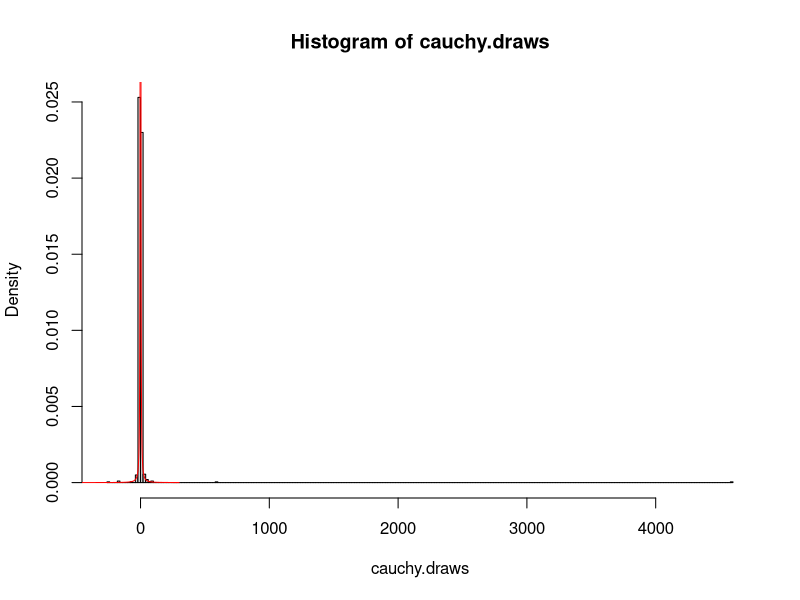
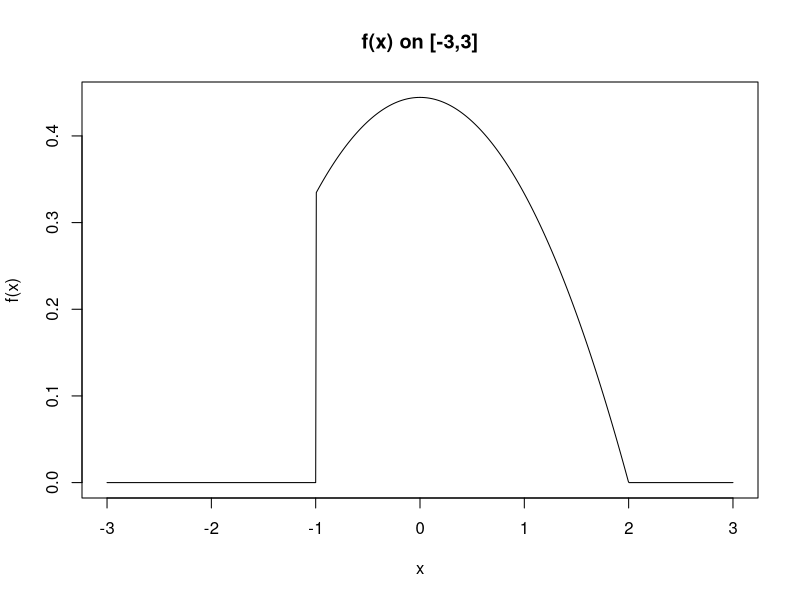
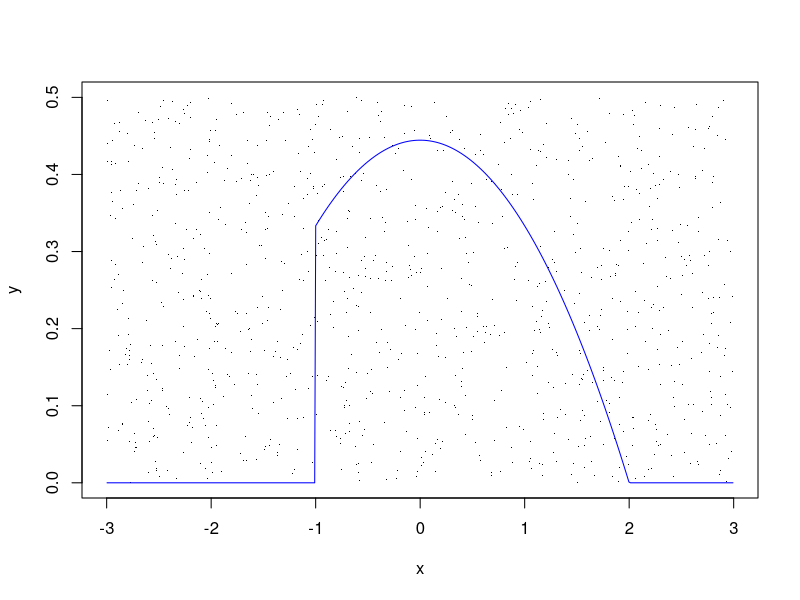
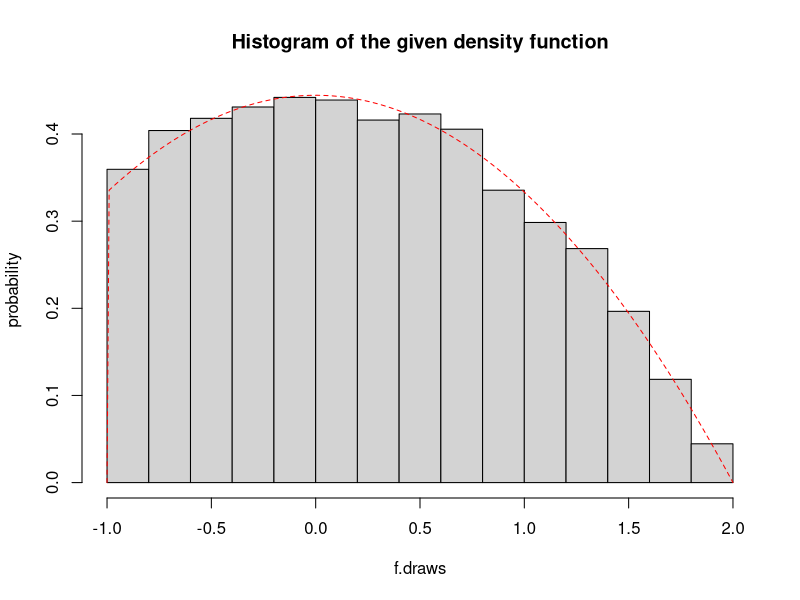
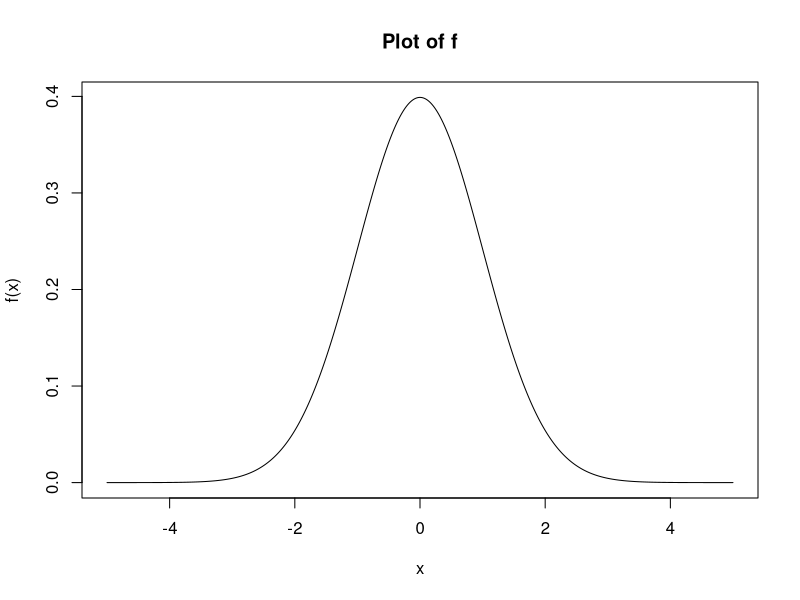
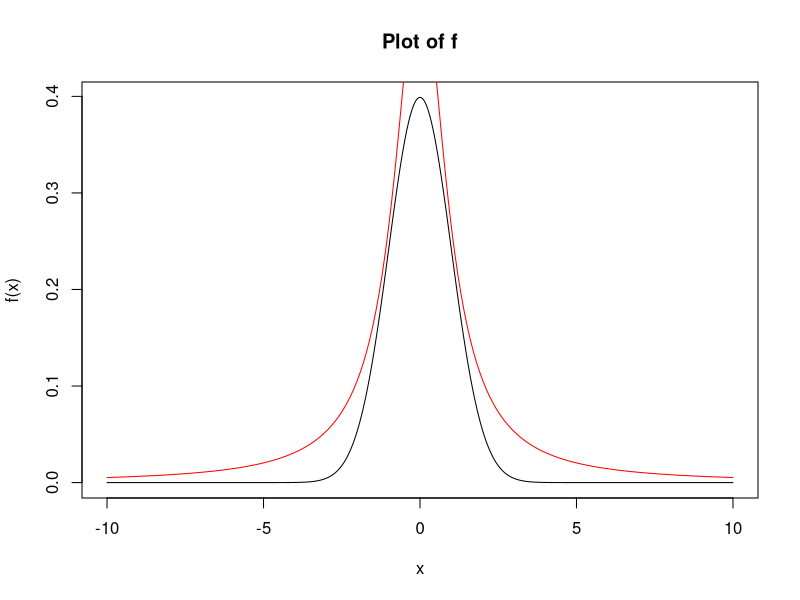
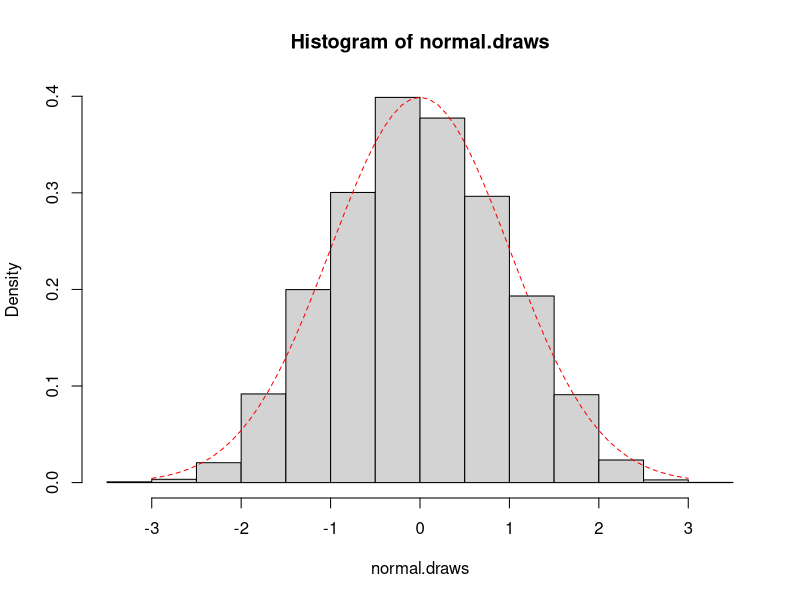
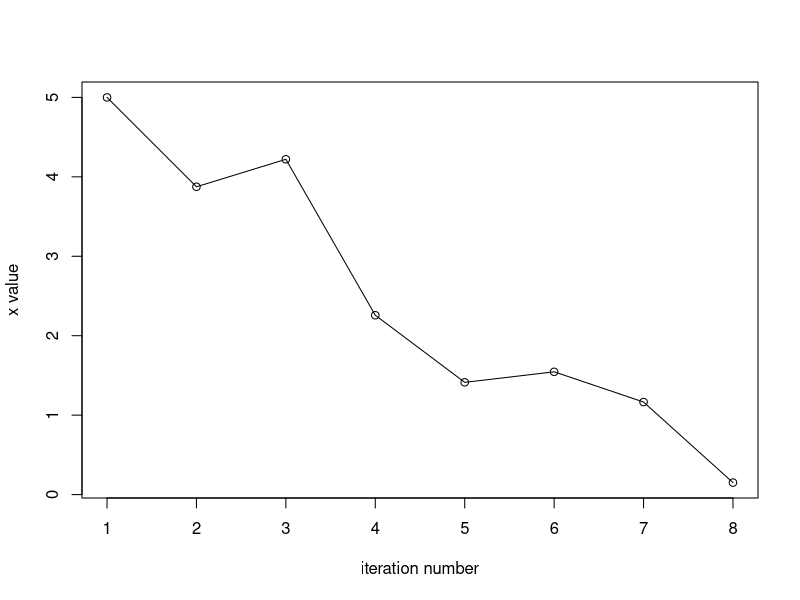

These figures' R source, in order:
## ---- chunk 1
knitr::opts_chunk$set(echo = TRUE)
## ---- chunk 2
set.seed(0)

F.inverse <- function(u){
  tan(pi*(u-1/2))
}
cauchy.sim <- function(n){
  u <- runif(n)
  F.inverse(u)
}
cauchy.sim(10)
cauchy.draws <- cauchy.sim(1000)
{
  hist(cauchy.draws, probability = TRUE, breaks = 200)
  x <- seq(-800, 300, 1)
  lines(x, 1/pi*(1/(1+x^2)), col = "red")
}


## ---- chunk 3
# 4
f <- function(x){
  ifelse(-1 < x & x < 2, 1/9*(4-x^2), 0)
}

curve(f, -3, 3, n = 1000, main = "f(x) on [-3,3]")
x <- runif(1000, min = -3, max = 3)
y <- runif(1000, min = 0, max = 0.5)
{
plot(x, y, pch = ".")
lines(sort(x), f(sort(x)), col = "blue")
}

# 5
# here I set alpha = 1/f.max, but I didn't actually compute the maximum point of f(x)
f.max <- 4/9
alpha <- 1/f.max * 3
e <- function(x){
  ifelse((x < -1 | x > 2), Inf, 1/3*alpha)
}

# 6 & 7
n.samps <- 10000
n <- 0
f.draws <- numeric(n.samps)
while (n < n.samps){
  y <- runif(1, -1, 2)
  u <- runif(1)
  if (u < f(y)/e(y)){
    n <- n + 1
    f.draws[n] <- y
  }
 
} 
head(f.draws)
{
  hist(f.draws, probability = TRUE, xlab = "f.draws", ylab = "probability",
       main = "Histogram of the given density function")
  lines(seq(-1, 2, 0.01), f(seq(-1, 2, 0.01)), lty = 2, col = "red")
}

## ---- chunk 4
# 8
f <- function(x){
  1/sqrt(2*pi)*exp(-1/2*x^2)
}
curve(f, -5, 5, n = 1000, main = "Plot of f")

# 9
g <- function(x){
  (1/pi)*(1/(1+x^2))
}
e <- function(x, alpha = 1){
  g(x)/alpha
}

# 10
alpha = 0.6
{
  curve(f, -10, 10, n = 1000, main = "Plot of f")
  lines(seq(-10,10, 0.1), e(seq(-10,10, 0.1), alpha), col = "red")
}
all(e(seq(-10,10, 0.1), alpha) >= f(seq(-10,10, 0.1)))

# 11
normal.sim <- function(n.samps, method = "Accpet-Reject"){
  n <- 0
  draws <- numeric(n.samps)
  if (method == "Accpet-Reject"){
    while(n < n.samps){
      u <- runif(1)
      y <- rnorm(1)
      if(u < f(y)/e(y)){
        n <- n + 1
        draws[n] <- y
      }
    }
  }
  if (method == "Inverse"){
    u <- runif(n.samps)
    draws <- dnorm(u)
  }
  return(draws)
}
normal.sim(10)

# 12
normal.draws <- normal.sim(10000)
{
  hist(normal.draws, probability = TRUE)
  lines(seq(-3, 3, 0.1), f(seq(-3, 3, 0.1)), lty = 2, col = "red")
}

## ---- chunk 5
# 13
x <- 5 
n <- 1
x.vals <- NULL
x.vals[1] <- x
while(x > 0){
  r <- runif(1, -2, 1)
  x <- x + r
  n <- n + 1
  x.vals[n] <- x
}
x.vals = x.vals[1: length(x.vals) - 1]
x.vals

# 14
plot(x = 1:length(x.vals), y = x.vals, type = "o",
     xlab = "iteration number", ylab = "x value")

# 15
random.walk <- function(x.start = 5, plot.walk = TRUE){
  n <- 1
  x.vals <- NULL
  x.vals[1] <- x.start
  while(x.start > 0){
    r <- runif(1, -2, 1)
    x.start <- x.start + r
    n <- n + 1
    x.vals[n] <- x.start
  }
  x.vals = x.vals[1: length(x.vals) - 1]
  if(plot.walk == TRUE){
    plot(x = 1:length(x.vals), y = x.vals, type = "o",
         xlab = "iteration number", ylab = "x value")
  }
  return(list(x.vals = x.vals, num.steps = length(x.vals) - 1))
}
random.walk()
random.walk(10, FALSE)

# 16
nums <- NULL
for(i in 1:10000){
  nums[i] <- random.walk(plot.walk =  FALSE)$num.steps
}
mean(nums)

# 17
random.walk <- function(x.start = 5, plot.walk = TRUE, seed = NULL){
  if(!is.null(seed)){
    set.seed(seed)
  }
  n <- 1
  x.vals <- NULL
  x.vals[1] <- x.start
  while(x.start > 0){
    r <- runif(1, -2, 1)
    x.start <- x.start + r
    n <- n + 1
    x.vals[n] <- x.start
  }
  x.vals = x.vals[1: length(x.vals) - 1]
  if(plot.walk == TRUE){
    plot(x = 1:length(x.vals), y = x.vals, type = "o",
         xlab = "iteration number", ylab = "x value")
  }
  return(list(x.vals = x.vals, num.steps = length(x.vals) - 1))
}
random.walk()
random.walk()
random.walk(seed = 33, plot.walk = FALSE)
random.walk(seed = 33, plot.walk = FALSE)
## ---- chunk 6
# 18
g <- function(x){
  return(sqrt(1-x^2))
}

{
  par(pty = "s")
  plot(seq(0,1,.01),g(seq(0,1,.01)),type="l",col="purple")
}

# 19
1/4*pi

# 20
N <- 10000
x <- runif(N)
y <- runif(N)
approx <- sum(y < g(x))/N
approx
cat("difference b/t true value and approximate value", abs(1/4*pi - approx))
